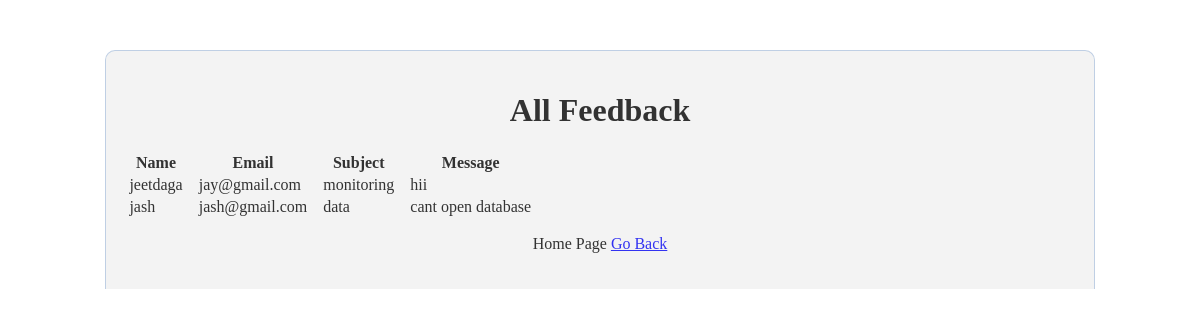
Page /feedbackview.php (signed in) on the committed database.
### tables this page shows
CREATE TABLE `feedback` (
  `contact_id` int(255) NOT NULL,
  `user_name` varchar(255) NOT NULL,
  `user_email` varchar(255) NOT NULL,
  `subject` varchar(255) NOT NULL,
  `content` varchar(255) NOT NULL
);

### feedbackview.php (the view, shortened to what this page needs)
<html>
<head lang="en">
    <link type="text/css" rel="stylesheet" href="feedbackstyle.css">
</head>
<body>
<div class="register">
    <h1 align="center">All Feedback</h1>
<div class="input-group">
    <table class="input-group" style="table-layout: fixed;">
        <thead>
        <tr>
            <th>Name</th><td><td><td>
            <th>Email</th><td><td><td>
            <th>Subject</th><td><td><td>
            <th>Message</th>
        </tr>
        </thead>
        <?php
        $conn = mysqli_connect('localhost', 'root', '','jeet1');
        $view_users_query="SELECT user_name,user_email,subject,content from feedback";
        $run=mysqli_query($conn,$view_users_query);
        while($row=mysqli_fetch_array($run))
        {
            $name=$row[0];
            $email=$row[1];
            $subject=$row[2];
            $content=$row[3];
        ?>
        <tr>
            <td><?php echo $name;  ?></td><td><td><td>
            <td><?php echo $email;  ?></td><td><td><td>
            <td><?php echo $subject;  ?></td><td><td><td>
            <td><?php echo $content;  ?></td>
        </tr>
        <?php } ?>
    </table>
    <p>
    Home Page <a href="adminhome.php">Go Back</a>
    </p>
        </div>
</div>
</body>
</html>

### feedbackstyle.css (style rules this page uses)
body { background-image: url(splash.jpg); background-repeat: repeat; background-size: cover; }
.register { width: 80%; margin: 50px auto 0px; color: black; background: #f1f1f1; text-align: center; border: 1px solid #B0C4DE; border-bottom: none; border-radius: 10px 10px 0px 0px; padding: 20px; opacity: 0.8; }

### rows in the picture
feedback: user_name "jeetdaga", user_email "jay@gmail.com", subject "monitoring", content "hii"
feedback: user_name "jash", user_email "jash@gmail.com", subject "data", content "cant open database"
